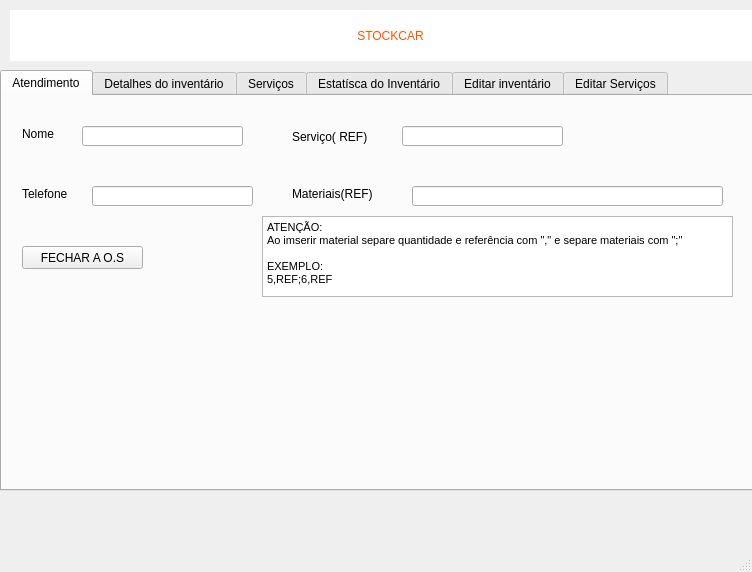
<?xml version="1.0" encoding="UTF-8"?>
<ui version="4.0">
 <class>mainWindow</class>
 <widget class="QMainWindow" name="mainWindow">
  <property name="geometry">
   <rect>
    <x>0</x>
    <y>0</y>
    <width>752</width>
    <height>572</height>
   </rect>
  </property>
  <property name="windowTitle">
   <string>Gerenciador do inventário de peças</string>
  </property>
  <widget class="QWidget" name="centralwidget">
   <widget class="QLabel" name="label">
    <property name="geometry">
     <rect>
      <x>10</x>
      <y>10</y>
      <width>761</width>
      <height>51</height>
     </rect>
    </property>
    <property name="styleSheet">
     <string notr="true">font: 30pt &quot;Century Gothic&quot;;
color: rgb(255, 85, 0);
background-color: rgb(255, 255, 255);</string>
    </property>
    <property name="text">
     <string>STOCKCAR</string>
    </property>
    <property name="alignment">
     <set>Qt::AlignCenter</set>
    </property>
   </widget>
   <widget class="QTabWidget" name="tabWidget_2">
    <property name="geometry">
     <rect>
      <x>0</x>
      <y>70</y>
      <width>771</width>
      <height>421</height>
     </rect>
    </property>
    <property name="styleSheet">
     <string notr="true"/>
    </property>
    <property name="currentIndex">
     <number>0</number>
    </property>
    <widget class="QWidget" name="tab">
     <attribute name="title">
      <string>Atendimento</string>
     </attribute>
     <widget class="QLabel" name="label_16">
      <property name="geometry">
       <rect>
        <x>20</x>
        <y>30</y>
        <width>91</width>
        <height>16</height>
       </rect>
      </property>
      <property name="styleSheet">
       <string notr="true">font: 12pt &quot;Century Gothic&quot;;</string>
      </property>
      <property name="text">
       <string>Nome</string>
      </property>
     </widget>
     <widget class="QLabel" name="label_15">
      <property name="geometry">
       <rect>
        <x>20</x>
        <y>90</y>
        <width>91</width>
        <height>16</height>
       </rect>
      </property>
      <property name="styleSheet">
       <string notr="true">font: 12pt &quot;Century Gothic&quot;;</string>
      </property>
      <property name="text">
       <string>Telefone</string>
      </property>
     </widget>
     <widget class="QLineEdit" name="nome_cliente">
      <property name="geometry">
       <rect>
        <x>80</x>
        <y>30</y>
        <width>161</width>
        <height>20</height>
       </rect>
      </property>
      <property name="styleSheet">
       <string notr="true">font: 12pt &quot;Century Gothic&quot;;
color: rgb(255, 85, 0);</string>
      </property>
      <property name="text">
       <string/>
      </property>
     </widget>
     <widget class="QLineEdit" name="telefone_cliente">
      <property name="geometry">
       <rect>
        <x>90</x>
        <y>90</y>
        <width>161</width>
        <height>20</height>
       </rect>
      </property>
      <property name="styleSheet">
       <string notr="true">font: 12pt &quot;Century Gothic&quot;;
color: rgb(255, 85, 0);</string>
      </property>
      <property name="text">
       <string/>
      </property>
     </widget>
     <widget class="QLabel" name="label_17">
      <property name="geometry">
       <rect>
        <x>290</x>
        <y>30</y>
        <width>111</width>
        <height>21</height>
       </rect>
      </property>
      <property name="styleSheet">
       <string notr="true">font: 12pt &quot;Century Gothic&quot;;</string>
      </property>
      <property name="text">
       <string>Serviço( REF)</string>
      </property>
     </widget>
     <widget class="QLabel" name="label_18">
      <property name="geometry">
       <rect>
        <x>290</x>
        <y>90</y>
        <width>121</width>
        <height>16</height>
       </rect>
      </property>
      <property name="styleSheet">
       <string notr="true">font: 12pt &quot;Century Gothic&quot;;</string>
      </property>
      <property name="text">
       <string>Materiais(REF)</string>
      </property>
     </widget>
     <widget class="QLineEdit" name="servico">
      <property name="geometry">
       <rect>
        <x>400</x>
        <y>30</y>
        <width>161</width>
        <height>20</height>
       </rect>
      </property>
      <property name="styleSheet">
       <string notr="true">font: 12pt &quot;Century Gothic&quot;;
color: rgb(255, 85, 0);</string>
      </property>
      <property name="text">
       <string/>
      </property>
     </widget>
     <widget class="QLineEdit" name="input_materiais">
      <property name="geometry">
       <rect>
        <x>410</x>
        <y>90</y>
        <width>311</width>
        <height>20</height>
       </rect>
      </property>
      <property name="styleSheet">
       <string notr="true">font: 12pt &quot;Century Gothic&quot;;
color: rgb(255, 85, 0);</string>
      </property>
      <property name="text">
       <string/>
      </property>
     </widget>
     <widget class="QPushButton" name="fechar">
      <property name="geometry">
       <rect>
        <x>20</x>
        <y>150</y>
        <width>121</width>
        <height>23</height>
       </rect>
      </property>
      <property name="text">
       <string>FECHAR A O.S</string>
      </property>
     </widget>
     <widget class="QTextEdit" name="textEdit">
      <property name="geometry">
       <rect>
        <x>260</x>
        <y>120</y>
        <width>471</width>
        <height>81</height>
       </rect>
      </property>
      <property name="html">
       <string>&lt;!DOCTYPE HTML PUBLIC &quot;-//W3C//DTD HTML 4.0//EN&quot; &quot;http://www.w3.org/TR/REC-html40/strict.dtd&quot;&gt;
&lt;html&gt;&lt;head&gt;&lt;meta name=&quot;qrichtext&quot; content=&quot;1&quot; /&gt;&lt;style type=&quot;text/css&quot;&gt;
p, li { white-space: pre-wrap; }
&lt;/style&gt;&lt;/head&gt;&lt;body style=&quot; font-family:'MS Shell Dlg 2'; font-size:8.25pt; font-weight:400; font-style:normal;&quot;&gt;
&lt;p style=&quot; margin-top:0px; margin-bottom:0px; margin-left:0px; margin-right:0px; -qt-block-indent:0; text-indent:0px;&quot;&gt;ATENÇÃO:&lt;/p&gt;
&lt;p style=&quot; margin-top:0px; margin-bottom:0px; margin-left:0px; margin-right:0px; -qt-block-indent:0; text-indent:0px;&quot;&gt;Ao imserir material separe quantidade e referência com &amp;quot;,&amp;quot; e separe materiais com &amp;quot;;&amp;quot;&lt;/p&gt;
&lt;p style=&quot;-qt-paragraph-type:empty; margin-top:0px; margin-bottom:0px; margin-left:0px; margin-right:0px; -qt-block-indent:0; text-indent:0px;&quot;&gt;&lt;br /&gt;&lt;/p&gt;
&lt;p style=&quot; margin-top:0px; margin-bottom:0px; margin-left:0px; margin-right:0px; -qt-block-indent:0; text-indent:0px;&quot;&gt;EXEMPLO:&lt;/p&gt;
&lt;p style=&quot; margin-top:0px; margin-bottom:0px; margin-left:0px; margin-right:0px; -qt-block-indent:0; text-indent:0px;&quot;&gt;5,REF;6,REF&lt;/p&gt;&lt;/body&gt;&lt;/html&gt;</string>
      </property>
     </widget>
    </widget>
    <widget class="QWidget" name="tab_12">
     <attribute name="title">
      <string>Detalhes do inventário</string>
     </attribute>
     <widget class="QTableWidget" name="tabela">
      <property name="geometry">
       <rect>
        <x>10</x>
        <y>40</y>
        <width>701</width>
        <height>311</height>
       </rect>
      </property>
      <property name="styleSheet">
       <string notr="true">font: 10pt &quot;Century Gothic&quot;;</string>
      </property>
      <column>
       <property name="text">
        <string>ID</string>
       </property>
      </column>
      <column>
       <property name="text">
        <string>Referência</string>
       </property>
      </column>
      <column>
       <property name="text">
        <string>Peça</string>
       </property>
      </column>
      <column>
       <property name="text">
        <string>Quantidade</string>
       </property>
      </column>
      <column>
       <property name="text">
        <string>Preço(R$)</string>
       </property>
      </column>
      <column>
       <property name="text">
        <string>Marca</string>
       </property>
      </column>
     </widget>
     <widget class="QLabel" name="label_5">
      <property name="geometry">
       <rect>
        <x>10</x>
        <y>0</y>
        <width>541</width>
        <height>41</height>
       </rect>
      </property>
      <property name="styleSheet">
       <string notr="true">font: 11pt &quot;Century Gothic&quot;;</string>
      </property>
      <property name="text">
       <string>Pesquisa de referência com quantidade em estoque menor ou igual a:</string>
      </property>
     </widget>
     <widget class="QSpinBox" name="numero_botao">
      <property name="geometry">
       <rect>
        <x>540</x>
        <y>10</y>
        <width>31</width>
        <height>21</height>
       </rect>
      </property>
      <property name="styleSheet">
       <string notr="true">font: 11pt &quot;Century Gothic&quot;;</string>
      </property>
     </widget>
     <widget class="QPushButton" name="procura_botao">
      <property name="geometry">
       <rect>
        <x>580</x>
        <y>10</y>
        <width>75</width>
        <height>23</height>
       </rect>
      </property>
      <property name="styleSheet">
       <string notr="true">font: 11pt &quot;Century Gothic&quot;;</string>
      </property>
      <property name="text">
       <string>Procurar</string>
      </property>
     </widget>
     <widget class="QPushButton" name="atualizar">
      <property name="geometry">
       <rect>
        <x>10</x>
        <y>350</y>
        <width>141</width>
        <height>41</height>
       </rect>
      </property>
      <property name="styleSheet">
       <string notr="true">font: 12pt &quot;Century Gothic&quot;;</string>
      </property>
      <property name="text">
       <string>Carregar</string>
      </property>
     </widget>
    </widget>
    <widget class="QWidget" name="tab_2">
     <attribute name="title">
      <string>Serviços</string>
     </attribute>
     <widget class="QTableWidget" name="tabela_2">
      <property name="geometry">
       <rect>
        <x>10</x>
        <y>10</y>
        <width>701</width>
        <height>341</height>
       </rect>
      </property>
      <property name="styleSheet">
       <string notr="true">font: 10pt &quot;Century Gothic&quot;;</string>
      </property>
      <column>
       <property name="text">
        <string>ID</string>
       </property>
      </column>
      <column>
       <property name="text">
        <string>Serviço</string>
       </property>
      </column>
      <column>
       <property name="text">
        <string>Referência</string>
       </property>
      </column>
      <column>
       <property name="text">
        <string>Preço(R$)</string>
       </property>
      </column>
     </widget>
     <widget class="QPushButton" name="atualizar2">
      <property name="geometry">
       <rect>
        <x>10</x>
        <y>350</y>
        <width>121</width>
        <height>41</height>
       </rect>
      </property>
      <property name="styleSheet">
       <string notr="true">font: 12pt &quot;Century Gothic&quot;;</string>
      </property>
      <property name="text">
       <string>Carregar</string>
      </property>
     </widget>
    </widget>
    <widget class="QWidget" name="tab_11">
     <attribute name="title">
      <string>Estatísca do Inventário</string>
     </attribute>
     <widget class="QLabel" name="label_2">
      <property name="geometry">
       <rect>
        <x>20</x>
        <y>30</y>
        <width>181</width>
        <height>21</height>
       </rect>
      </property>
      <property name="styleSheet">
       <string notr="true">font: 12pt &quot;Century Gothic&quot;;</string>
      </property>
      <property name="text">
       <string>Número de referências</string>
      </property>
     </widget>
     <widget class="QLabel" name="label_3">
      <property name="geometry">
       <rect>
        <x>20</x>
        <y>100</y>
        <width>241</width>
        <height>21</height>
       </rect>
      </property>
      <property name="styleSheet">
       <string notr="true">font: 12pt &quot;Century Gothic&quot;;</string>
      </property>
      <property name="text">
       <string>Número de peças diferentes</string>
      </property>
     </widget>
     <widget class="QLabel" name="label_6">
      <property name="geometry">
       <rect>
        <x>320</x>
        <y>30</y>
        <width>181</width>
        <height>21</height>
       </rect>
      </property>
      <property name="styleSheet">
       <string notr="true">font: 12pt &quot;Century Gothic&quot;;</string>
      </property>
      <property name="text">
       <string>Peça de menor valor</string>
      </property>
     </widget>
     <widget class="QLabel" name="label_7">
      <property name="geometry">
       <rect>
        <x>320</x>
        <y>100</y>
        <width>171</width>
        <height>21</height>
       </rect>
      </property>
      <property name="styleSheet">
       <string notr="true">font: 12pt &quot;Century Gothic&quot;;</string>
      </property>
      <property name="text">
       <string>Peça de maior valor</string>
      </property>
     </widget>
     <widget class="QLabel" name="lbl_ref">
      <property name="geometry">
       <rect>
        <x>220</x>
        <y>30</y>
        <width>21</width>
        <height>16</height>
       </rect>
      </property>
      <property name="styleSheet">
       <string notr="true">font: 12pt &quot;Century Gothic&quot;;
color: rgb(255, 85, 0);</string>
      </property>
      <property name="text">
       <string>0</string>
      </property>
     </widget>
     <widget class="QLabel" name="lbl_peca">
      <property name="geometry">
       <rect>
        <x>260</x>
        <y>100</y>
        <width>21</width>
        <height>16</height>
       </rect>
      </property>
      <property name="styleSheet">
       <string notr="true">font: 12pt &quot;Century Gothic&quot;;
color: rgb(255, 85, 0);</string>
      </property>
      <property name="text">
       <string>0</string>
      </property>
     </widget>
     <widget class="QLabel" name="lbl_menor">
      <property name="geometry">
       <rect>
        <x>500</x>
        <y>30</y>
        <width>51</width>
        <height>20</height>
       </rect>
      </property>
      <property name="styleSheet">
       <string notr="true">font: 12pt &quot;Century Gothic&quot;;
color: rgb(255, 85, 0);</string>
      </property>
      <property name="text">
       <string>0</string>
      </property>
     </widget>
     <widget class="QLabel" name="lbl_maior">
      <property name="geometry">
       <rect>
        <x>500</x>
        <y>100</y>
        <width>51</width>
        <height>20</height>
       </rect>
      </property>
      <property name="styleSheet">
       <string notr="true">font: 12pt &quot;Century Gothic&quot;;
color: rgb(255, 85, 0);</string>
      </property>
      <property name="text">
       <string>0</string>
      </property>
     </widget>
     <widget class="QLabel" name="lbl_ref_menor">
      <property name="geometry">
       <rect>
        <x>580</x>
        <y>30</y>
        <width>121</width>
        <height>16</height>
       </rect>
      </property>
      <property name="styleSheet">
       <string notr="true">font: 12pt &quot;Century Gothic&quot;;
color: rgb(255, 85, 0);</string>
      </property>
      <property name="text">
       <string>REF</string>
      </property>
     </widget>
     <widget class="QLabel" name="lbl_ref_maior">
      <property name="geometry">
       <rect>
        <x>580</x>
        <y>100</y>
        <width>121</width>
        <height>16</height>
       </rect>
      </property>
      <property name="styleSheet">
       <string notr="true">font: 12pt &quot;Century Gothic&quot;;
color: rgb(255, 85, 0);</string>
      </property>
      <property name="text">
       <string>REF</string>
      </property>
     </widget>
     <widget class="QTableWidget" name="tabela2">
      <property name="geometry">
       <rect>
        <x>10</x>
        <y>200</y>
        <width>561</width>
        <height>131</height>
       </rect>
      </property>
      <property name="styleSheet">
       <string notr="true">font: 10pt &quot;MS Shell Dlg 2&quot;;</string>
      </property>
      <column>
       <property name="text">
        <string>Referência</string>
       </property>
      </column>
      <column>
       <property name="text">
        <string>Peça</string>
       </property>
      </column>
      <column>
       <property name="text">
        <string>Quantidade</string>
       </property>
      </column>
     </widget>
     <widget class="QLabel" name="label_14">
      <property name="geometry">
       <rect>
        <x>20</x>
        <y>160</y>
        <width>471</width>
        <height>21</height>
       </rect>
      </property>
      <property name="styleSheet">
       <string notr="true">font: 12pt &quot;Century Gothic&quot;;</string>
      </property>
      <property name="text">
       <string>TOP 3 peças com menor quantidade em estoque</string>
      </property>
     </widget>
     <widget class="QPushButton" name="verificar_inventario">
      <property name="geometry">
       <rect>
        <x>10</x>
        <y>340</y>
        <width>191</width>
        <height>41</height>
       </rect>
      </property>
      <property name="styleSheet">
       <string notr="true">font: 12pt &quot;Century Gothic&quot;;</string>
      </property>
      <property name="text">
       <string>Verificar inventário</string>
      </property>
     </widget>
    </widget>
    <widget class="QWidget" name="tab_10">
     <attribute name="title">
      <string>Editar inventário</string>
     </attribute>
     <widget class="QLabel" name="label_8">
      <property name="geometry">
       <rect>
        <x>20</x>
        <y>60</y>
        <width>91</width>
        <height>16</height>
       </rect>
      </property>
      <property name="styleSheet">
       <string notr="true">font: 12pt &quot;Century Gothic&quot;;</string>
      </property>
      <property name="text">
       <string>Referência</string>
      </property>
     </widget>
     <widget class="QLabel" name="label_9">
      <property name="geometry">
       <rect>
        <x>20</x>
        <y>100</y>
        <width>91</width>
        <height>21</height>
       </rect>
      </property>
      <property name="styleSheet">
       <string notr="true">font: 12pt &quot;Century Gothic&quot;;</string>
      </property>
      <property name="text">
       <string>Peça</string>
      </property>
     </widget>
     <widget class="QLabel" name="label_10">
      <property name="geometry">
       <rect>
        <x>20</x>
        <y>140</y>
        <width>101</width>
        <height>21</height>
       </rect>
      </property>
      <property name="styleSheet">
       <string notr="true">font: 12pt &quot;Century Gothic&quot;;</string>
      </property>
      <property name="text">
       <string>Quantidade</string>
      </property>
     </widget>
     <widget class="QLabel" name="label_11">
      <property name="geometry">
       <rect>
        <x>370</x>
        <y>60</y>
        <width>91</width>
        <height>21</height>
       </rect>
      </property>
      <property name="styleSheet">
       <string notr="true">font: 12pt &quot;Century Gothic&quot;;</string>
      </property>
      <property name="text">
       <string>Preço(R$)</string>
      </property>
     </widget>
     <widget class="QLabel" name="label_12">
      <property name="geometry">
       <rect>
        <x>370</x>
        <y>100</y>
        <width>91</width>
        <height>21</height>
       </rect>
      </property>
      <property name="styleSheet">
       <string notr="true">font: 12pt &quot;Century Gothic&quot;;</string>
      </property>
      <property name="text">
       <string>Marca</string>
      </property>
     </widget>
     <widget class="QLabel" name="label_13">
      <property name="geometry">
       <rect>
        <x>150</x>
        <y>20</y>
        <width>41</width>
        <height>16</height>
       </rect>
      </property>
      <property name="styleSheet">
       <string notr="true">font: 12pt &quot;Century Gothic&quot;;</string>
      </property>
      <property name="text">
       <string>ID</string>
      </property>
     </widget>
     <widget class="QLineEdit" name="peca">
      <property name="geometry">
       <rect>
        <x>140</x>
        <y>100</y>
        <width>171</width>
        <height>20</height>
       </rect>
      </property>
      <property name="styleSheet">
       <string notr="true">font: 12pt &quot;Century Gothic&quot;;
color: rgb(255, 85, 0);</string>
      </property>
      <property name="text">
       <string/>
      </property>
     </widget>
     <widget class="QLineEdit" name="ref">
      <property name="geometry">
       <rect>
        <x>140</x>
        <y>60</y>
        <width>171</width>
        <height>20</height>
       </rect>
      </property>
      <property name="styleSheet">
       <string notr="true">font: 12pt &quot;Century Gothic&quot;;
color: rgb(255, 85, 0);</string>
      </property>
      <property name="text">
       <string/>
      </property>
     </widget>
     <widget class="QLineEdit" name="marca">
      <property name="geometry">
       <rect>
        <x>460</x>
        <y>100</y>
        <width>161</width>
        <height>20</height>
       </rect>
      </property>
      <property name="styleSheet">
       <string notr="true">font: 12pt &quot;Century Gothic&quot;;
color: rgb(255, 85, 0);</string>
      </property>
      <property name="text">
       <string/>
      </property>
     </widget>
     <widget class="QLineEdit" name="preco">
      <property name="geometry">
       <rect>
        <x>460</x>
        <y>60</y>
        <width>161</width>
        <height>20</height>
       </rect>
      </property>
      <property name="styleSheet">
       <string notr="true">font: 12pt &quot;Century Gothic&quot;;
color: rgb(255, 85, 0);</string>
      </property>
      <property name="text">
       <string/>
      </property>
     </widget>
     <widget class="QLabel" name="id">
      <property name="geometry">
       <rect>
        <x>200</x>
        <y>20</y>
        <width>61</width>
        <height>16</height>
       </rect>
      </property>
      <property name="styleSheet">
       <string notr="true">font: 12pt &quot;Century Gothic&quot;;
background-color: rgb(170, 165, 159);</string>
      </property>
      <property name="text">
       <string/>
      </property>
     </widget>
     <widget class="QSpinBox" name="quantidade">
      <property name="geometry">
       <rect>
        <x>140</x>
        <y>140</y>
        <width>51</width>
        <height>21</height>
       </rect>
      </property>
      <property name="styleSheet">
       <string notr="true">font: 12pt &quot;Century Gothic&quot;;
color: rgb(255, 85, 0);</string>
      </property>
     </widget>
     <widget class="QPushButton" name="next_btn">
      <property name="geometry">
       <rect>
        <x>190</x>
        <y>300</y>
        <width>71</width>
        <height>41</height>
       </rect>
      </property>
      <property name="styleSheet">
       <string notr="true">font: 75 14pt &quot;MS Shell Dlg 2&quot;;
color: rgb(255, 85, 0);</string>
      </property>
      <property name="text">
       <string>&gt;</string>
      </property>
     </widget>
     <widget class="QPushButton" name="last_btn">
      <property name="geometry">
       <rect>
        <x>270</x>
        <y>300</y>
        <width>71</width>
        <height>41</height>
       </rect>
      </property>
      <property name="styleSheet">
       <string notr="true">font: 75 14pt &quot;MS Shell Dlg 2&quot;;
color: rgb(255, 85, 0);</string>
      </property>
      <property name="text">
       <string>&gt;&gt;</string>
      </property>
     </widget>
     <widget class="QPushButton" name="first_btn">
      <property name="geometry">
       <rect>
        <x>20</x>
        <y>300</y>
        <width>71</width>
        <height>41</height>
       </rect>
      </property>
      <property name="styleSheet">
       <string notr="true">font: 75 14pt &quot;MS Shell Dlg 2&quot;;
color: rgb(255, 85, 0);</string>
      </property>
      <property name="text">
       <string>&lt;&lt;</string>
      </property>
     </widget>
     <widget class="QPushButton" name="previous_btn">
      <property name="geometry">
       <rect>
        <x>100</x>
        <y>300</y>
        <width>71</width>
        <height>41</height>
       </rect>
      </property>
      <property name="styleSheet">
       <string notr="true">font: 75 14pt &quot;MS Shell Dlg 2&quot;;
color: rgb(255, 85, 0);</string>
      </property>
      <property name="text">
       <string>&lt;</string>
      </property>
     </widget>
     <widget class="QPushButton" name="update_btn">
      <property name="geometry">
       <rect>
        <x>440</x>
        <y>300</y>
        <width>71</width>
        <height>41</height>
       </rect>
      </property>
      <property name="styleSheet">
       <string notr="true">font: 12pt &quot;Century Gothic&quot;;
color: rgb(255, 85, 0);</string>
      </property>
      <property name="text">
       <string>Update</string>
      </property>
     </widget>
     <widget class="QPushButton" name="delete_btn">
      <property name="geometry">
       <rect>
        <x>520</x>
        <y>300</y>
        <width>71</width>
        <height>41</height>
       </rect>
      </property>
      <property name="styleSheet">
       <string notr="true">font: 12pt &quot;Century Gothic&quot;;
color: rgb(255, 85, 0);</string>
      </property>
      <property name="text">
       <string>Deletar</string>
      </property>
     </widget>
     <widget class="QPushButton" name="add_btn">
      <property name="geometry">
       <rect>
        <x>600</x>
        <y>300</y>
        <width>91</width>
        <height>41</height>
       </rect>
      </property>
      <property name="styleSheet">
       <string notr="true">font: 12pt &quot;Century Gothic&quot;;
color: rgb(255, 85, 0);</string>
      </property>
      <property name="text">
       <string>Adicionar</string>
      </property>
     </widget>
    </widget>
    <widget class="QWidget" name="tab_5">
     <attribute name="title">
      <string>Editar Serviços</string>
     </attribute>
     <widget class="QLabel" name="label_34">
      <property name="geometry">
       <rect>
        <x>20</x>
        <y>80</y>
        <width>91</width>
        <height>16</height>
       </rect>
      </property>
      <property name="styleSheet">
       <string notr="true">font: 12pt &quot;Century Gothic&quot;;</string>
      </property>
      <property name="text">
       <string>Referência</string>
      </property>
     </widget>
     <widget class="QLineEdit" name="ref_servico">
      <property name="geometry">
       <rect>
        <x>120</x>
        <y>80</y>
        <width>171</width>
        <height>20</height>
       </rect>
      </property>
      <property name="styleSheet">
       <string notr="true">font: 12pt &quot;Century Gothic&quot;;
color: rgb(255, 85, 0);</string>
      </property>
      <property name="text">
       <string/>
      </property>
     </widget>
     <widget class="QLabel" name="label_35">
      <property name="geometry">
       <rect>
        <x>20</x>
        <y>110</y>
        <width>91</width>
        <height>21</height>
       </rect>
      </property>
      <property name="styleSheet">
       <string notr="true">font: 12pt &quot;Century Gothic&quot;;</string>
      </property>
      <property name="text">
       <string>Preço(R$)</string>
      </property>
     </widget>
     <widget class="QLineEdit" name="precoServico">
      <property name="geometry">
       <rect>
        <x>120</x>
        <y>110</y>
        <width>171</width>
        <height>20</height>
       </rect>
      </property>
      <property name="styleSheet">
       <string notr="true">font: 12pt &quot;Century Gothic&quot;;
color: rgb(255, 85, 0);</string>
      </property>
      <property name="text">
       <string/>
      </property>
     </widget>
     <widget class="QPushButton" name="first_btn_servico">
      <property name="geometry">
       <rect>
        <x>20</x>
        <y>280</y>
        <width>71</width>
        <height>41</height>
       </rect>
      </property>
      <property name="styleSheet">
       <string notr="true">font: 75 14pt &quot;MS Shell Dlg 2&quot;;
color: rgb(255, 85, 0);</string>
      </property>
      <property name="text">
       <string>&lt;&lt;</string>
      </property>
     </widget>
     <widget class="QLabel" name="label_36">
      <property name="geometry">
       <rect>
        <x>30</x>
        <y>10</y>
        <width>41</width>
        <height>16</height>
       </rect>
      </property>
      <property name="styleSheet">
       <string notr="true">font: 12pt &quot;Century Gothic&quot;;</string>
      </property>
      <property name="text">
       <string>ID</string>
      </property>
     </widget>
     <widget class="QLabel" name="id_servico">
      <property name="geometry">
       <rect>
        <x>70</x>
        <y>10</y>
        <width>61</width>
        <height>16</height>
       </rect>
      </property>
      <property name="styleSheet">
       <string notr="true">font: 12pt &quot;Century Gothic&quot;;
background-color: rgb(170, 165, 159);</string>
      </property>
      <property name="text">
       <string/>
      </property>
     </widget>
     <widget class="QPushButton" name="previous_btn_servico">
      <property name="geometry">
       <rect>
        <x>100</x>
        <y>280</y>
        <width>71</width>
        <height>41</height>
       </rect>
      </property>
      <property name="styleSheet">
       <string notr="true">font: 75 14pt &quot;MS Shell Dlg 2&quot;;
color: rgb(255, 85, 0);</string>
      </property>
      <property name="text">
       <string>&lt;</string>
      </property>
     </widget>
     <widget class="QPushButton" name="next_btn_servico">
      <property name="geometry">
       <rect>
        <x>180</x>
        <y>280</y>
        <width>71</width>
        <height>41</height>
       </rect>
      </property>
      <property name="styleSheet">
       <string notr="true">font: 75 14pt &quot;MS Shell Dlg 2&quot;;
color: rgb(255, 85, 0);</string>
      </property>
      <property name="text">
       <string>&gt;</string>
      </property>
     </widget>
     <widget class="QPushButton" name="last_btn_servico">
      <property name="geometry">
       <rect>
        <x>260</x>
        <y>280</y>
        <width>71</width>
        <height>41</height>
       </rect>
      </property>
      <property name="styleSheet">
       <string notr="true">font: 75 14pt &quot;MS Shell Dlg 2&quot;;
color: rgb(255, 85, 0);</string>
      </property>
      <property name="text">
       <string>&gt;&gt;</string>
      </property>
     </widget>
     <widget class="QPushButton" name="update_btn_servico">
      <property name="geometry">
       <rect>
        <x>360</x>
        <y>280</y>
        <width>71</width>
        <height>41</height>
       </rect>
      </property>
      <property name="styleSheet">
       <string notr="true">font: 12pt &quot;Century Gothic&quot;;
color: rgb(255, 85, 0);</string>
      </property>
      <property name="text">
       <string>Update</string>
      </property>
     </widget>
     <widget class="QPushButton" name="delete_btn_servico">
      <property name="geometry">
       <rect>
        <x>440</x>
        <y>280</y>
        <width>71</width>
        <height>41</height>
       </rect>
      </property>
      <property name="styleSheet">
       <string notr="true">font: 12pt &quot;Century Gothic&quot;;
color: rgb(255, 85, 0);</string>
      </property>
      <property name="text">
       <string>Deletar</string>
      </property>
     </widget>
     <widget class="QPushButton" name="add_btn_servico">
      <property name="geometry">
       <rect>
        <x>520</x>
        <y>280</y>
        <width>91</width>
        <height>41</height>
       </rect>
      </property>
      <property name="styleSheet">
       <string notr="true">font: 12pt &quot;Century Gothic&quot;;
color: rgb(255, 85, 0);</string>
      </property>
      <property name="text">
       <string>Adicionar</string>
      </property>
     </widget>
     <widget class="QLabel" name="label_37">
      <property name="geometry">
       <rect>
        <x>20</x>
        <y>50</y>
        <width>91</width>
        <height>21</height>
       </rect>
      </property>
      <property name="styleSheet">
       <string notr="true">font: 12pt &quot;Century Gothic&quot;;</string>
      </property>
      <property name="text">
       <string>Serviço</string>
      </property>
     </widget>
     <widget class="QLineEdit" name="nome_servico">
      <property name="geometry">
       <rect>
        <x>120</x>
        <y>50</y>
        <width>171</width>
        <height>20</height>
       </rect>
      </property>
      <property name="styleSheet">
       <string notr="true">font: 12pt &quot;Century Gothic&quot;;
color: rgb(255, 85, 0);</string>
      </property>
      <property name="text">
       <string/>
      </property>
     </widget>
    </widget>
   </widget>
  </widget>
  <widget class="QMenuBar" name="menubar">
   <property name="geometry">
    <rect>
     <x>0</x>
     <y>0</y>
     <width>752</width>
     <height>21</height>
    </rect>
   </property>
  </widget>
  <widget class="QStatusBar" name="statusbar"/>
 </widget>
 <resources/>
 <connections/>
</ui>
